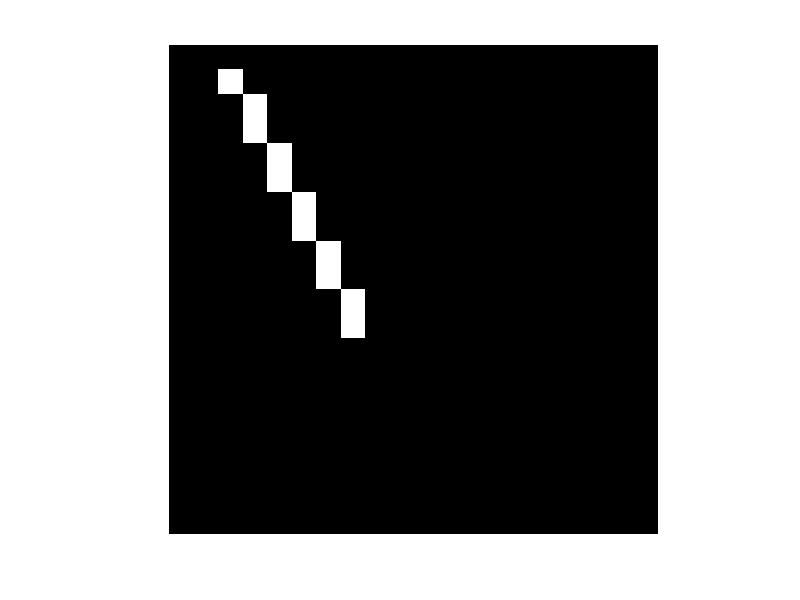

MATLAB code to generate this figure:
%Md. Omaer Faruq Goni
%ECE - 15
%RUET
clc;
clear all;
close all;
%m <= 1
x0 = 2;
x1 = 12;
y0 = 3;
y1 = 8;
data = zeros(20, 20);

data(x0, y0) = 1;
dx = x1 - x0;
dy = y1 - y0;
p = 2 * dy - dx;
for i = 1:dx
    if p < 0
        x0 = x0 + 1;
        data(x0, y0) = 1;
        p = p + 2 * dy;
    else
         x0 = x0 + 1;
         y0 = y0 + 1;
        data(x0, y0) = 1;
        p = p + 2 * dy - 2 *dx;
    end
end
imshow(data)
data